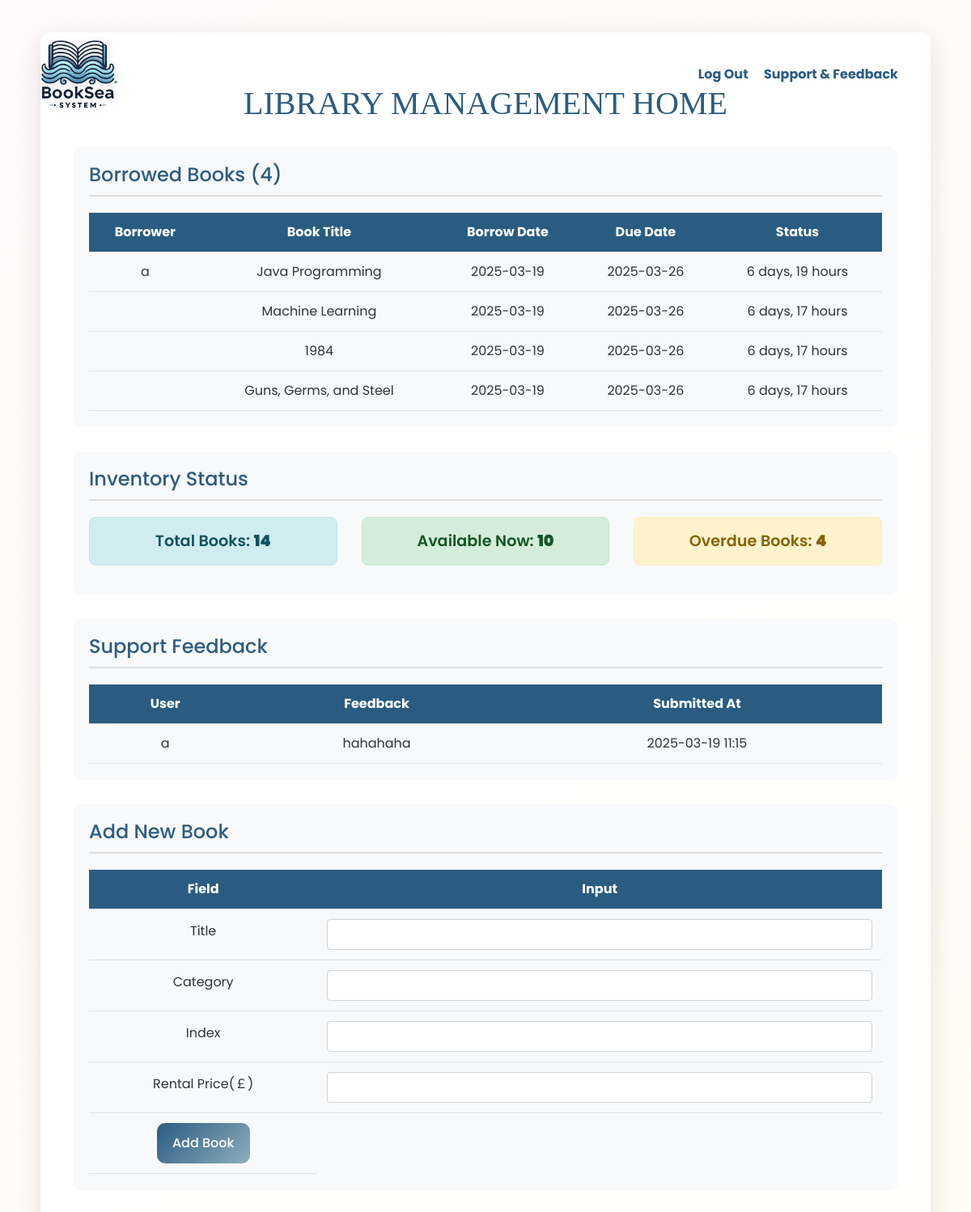
The page /home/manager_home/ on the database its author committed.
### pages/models.py (models this page shows, shortened)
class Book(models.Model):
    title = models.CharField(max_length=200)
    category = models.CharField(max_length=100)
    index = models.CharField(max_length=50, unique=True)
    is_available = models.BooleanField(default=True)
    img = models.CharField(max_length=255, default="/img/book.jpg")
    rental_price = models.FloatField(null=True)
    borrow_date = models.DateTimeField(null=True, blank=True)
    due_date = models.DateTimeField(null=True, blank=True)
    is_overdue = models.BooleanField(default=False)
    borrower = models.ForeignKey(User, on_delete=models.SET_NULL, null=True, blank=True, related_name="borrowed_books")

class User(AbstractBaseUser):
    objects = UserManager()
    USERNAME_FIELD = 'username'
    class UserRole(models.IntegerChoices):
        CUSTOMER = 1, 'Customer'
        MANAGER = 10, 'Manager'
    username = models.CharField(max_length=20, unique=True)
    display_name = models.CharField(max_length=30)
    role = models.IntegerField(
        choices=UserRole.choices, default=UserRole.CUSTOMER)
    email = models.CharField(max_length=50, unique=True)
    birthday = models.DateField(null=True, blank=True)
    college = models.CharField(max_length=100, blank=True)
    balance = models.FloatField(null=True)

class Support(models.Model):
    user = models.ForeignKey(User, on_delete=models.SET_NULL, null=True, blank=True)
    support_message = models.TextField()
    created_at = models.DateTimeField(auto_now_add=True)

### pages/views.py (the view)
# urls.py: path("home/manager_home/",manager_home, name="manager_home"),
def manager_home(request):
    borrowed_books = Book.objects.filter(
        is_available=False
    ).select_related('borrower')
    for book in borrowed_books:
        if book.due_date:
            book.is_overdue = book.due_date < timezone.now()
    stats = {
        'total_books': Book.objects.count(),
        'available_books': Book.objects.filter(is_available=True).count(),
        'overdue_books': Book.objects.filter(
            is_overdue=book.is_overdue,
            is_available=False
        ).count()
    }
    support_messages = Support.objects.all().order_by("-created_at")  # 按时间倒序排列
    return render(request, 'pages/manager_home.html', {
        'borrowed_books': borrowed_books,
        'stats': stats,
        "support_messages": support_messages
    })

### pages/templates/pages/manager_home.html (shortened to what this page needs)
<!DOCTYPE html>
<html lang="en">
{% load static %}
<head>
    <link href="https://stackpath.bootstrapcdn.com/bootstrap/4.5.2/css/bootstrap.min.css" rel="stylesheet">
    <link rel="stylesheet" href="https://cdnjs.cloudflare.com/ajax/libs/font-awesome/6.0.0/css/all.min.css">
</head>
<body>
    <img src="{% static '/img/image1.PNG' %}" class="top-left-logo">
    <div class="container">
        <div class="top-nav">
            <a href="{% url 'signout' %}">Log Out</a>
            <a href="{% url 'support' %}">Support & Feedback</a>
        </div>
        <h1>LIBRARY MANAGEMENT HOME</h1>
        <div class="management-section">
            <h3>Borrowed Books ({{ borrowed_books|length }})</h3>
            <table class="loan-table">
                <thead>
                    <tr>
                        <th>Borrower</th>
                        <th>Book Title</th>
                        <th>Borrow Date</th>
                        <th>Due Date</th>
                        <th>Status</th>
                    </tr>
                </thead>
                <tbody>
                    {% for book in borrowed_books %}
                    <tr class="{% if book.is_overdue %}status-overdue{% endif %}">
                        <td>{{ book.borrower.username }}</td>
                        <td>{{ book.title }}</td>
                        <td>{{ book.borrow_date|date:"Y-m-d" }}</td>
                        <td>{{ book.due_date|date:"Y-m-d" }}</td>
                        <td>
                            {% if book.is_overdue %}
                                <span class="status-overdue">OVERDUE</span>
                            {% else %}
                                {{ book.due_date|timeuntil }}
                            {% endif %}
                        </td>
                    </tr>
                    {% empty %}
                    <tr>
                        <td colspan="5" class="text-center">No books currently borrowed</td>
                    </tr>
                    {% endfor %}
                </tbody>
            </table>
        </div>
        <div class="management-section">
            <h3>Inventory Status</h3>
            <div class="row">
                <div class="col-md-4">
                    <div class="alert alert-info">
                        Total Books: <strong>{{ stats.total_books }}</strong>
                    </div>
                </div>
                <div class="col-md-4">
                    <div class="alert alert-success">
                        Available Now: <strong>{{ stats.available_books }}</strong>
                    </div>
                </div>
                <div class="col-md-4">
                    <div class="alert alert-warning">
                        Overdue Books: <strong>{{ stats.overdue_books }}</strong>
                    </div>
                </div>
            </div>
        </div>
        <div class="management-section">
            <h3>Support Feedback</h3>
            <table class="loan-table">
                <thead>
                    <tr>
                        <th>User</th>
                        <th>Feedback</th>
                        <th>Submitted At</th>
                    </tr>
                </thead>
                <tbody>
                    {% for feedback in support_messages %}
                    <tr>
                        <td>{{ feedback.user.username}}</td>
                        <td>{{ feedback.support_message }}</td>
                        <td>{{ feedback.created_at|date:"Y-m-d H:i" }}</td>
                    </tr>
                    {% empty %}
                    <tr>
                        <td colspan="3" class="text-center">No feedback submitted yet</td>
                    </tr>
                    {% endfor %}
                </tbody>
            </table>
        </div>
        <div class="management-section">
            <h3>Add New Book</h3>
            <form class="book-form" method="POST" action="{% url 'add_book' %}" onsubmit="return handleSubmit(event);">
                <table class="loan-table">
                    <thead>
                        <tr><th>Field</th><th>Input</th></tr>
                    </thead>
                    <tbody>
                        <tr>
                            <td><label>Title</label></td>
                            <td><input type="text" name="title" class="form-control" required></td>
                        </tr>
                        <tr>
                            <td><label>Category</label></td>
                            <td><input type="text" name="category" class="form-control" required></td>
                        </tr>
                        <tr>
                            <td><label>Index</label></td>
                            <td><input type="text" name="index" class="form-control" required></td>
                        </tr>
                        <tr>
                            <td><label>Rental Price(￡)</label></td>
                            <td>
                                <div class="input-group">
                                    <input type="number" name="rental_price" class="form-control" step="0.01" min="0" required>
                                </div>
                            </td>
                        </tr>
                        <tr>
                            <td>
                                <button type="submit" class="add-btn">Add Book</button>
                            </td>
                        </tr>
                    </tbody>
                </table>
            </form>
        </div>
    </div>
</body>
</html>

### pages/templates/pages/manager_home.html (style rules this page uses)
:root { --primary: #2A5C82; --secondary: #E8B48C; --accent: #8EAEBD; --border: #ddd; }
body { background: linear-gradient(135deg, #FFF9FB 0%, #FEFCF3 100%); color: #2D3436; min-height: 100vh; font-family: 'Poppins', sans-serif; padding: 40px 20px; position: relative; }
.top-left-logo { position: absolute; top: 20px; left: 20px; width: 150px; filter: drop-shadow(2px 2px 4px rgba(0,0,0,0.1)); }
.container { max-width: 1100px; margin: auto; background: rgba(255, 255, 255, 0.95); padding: 40px; border-radius: 12px; box-shadow: 0 8px 32px rgba(0, 0, 0, 0.1); text-align: center; }
.top-nav { text-align: right; }
.top-nav a { margin-left: 15px; color: var(--primary); text-decoration: none; font-weight: bold; transition: color 0.3s ease; }
h1 { font-family: 'Playfair Display', serif; font-size: 2.5rem; color: var(--primary); margin-bottom: 1.5rem; }
.management-section { margin: 30px 0; padding: 20px; border-radius: 10px; background: #f8f9fa; text-align: left; }
.management-section h3 { font-size: 1.5rem; color: var(--primary); border-bottom: 2px solid var(--border); padding-bottom: 10px; margin-bottom: 20px; }
.loan-table { width: 100%; margin-top: 20px; border-collapse: collapse; }
.loan-table th, .loan-table td { padding: 12px; border-bottom: 1px solid #dee2e6; text-align: center; }
.loan-table th { background: var(--primary); color: white; font-weight: bold; }
.add-btn { background: linear-gradient(135deg, var(--primary) 0%, var(--accent) 100%); color: white !important; padding: 0.8rem 1.2rem; border: none; border-radius: 10px; font-weight: 500; transition: all 0.3s ease; cursor: pointer; }
.alert-info, .alert-success, .alert-warning { font-size: 1.2rem; font-weight: 600; text-align: center; padding: 15px; border-radius: 8px; }

### rows shown on the page
Book: borrower.username "a", title "Java Programming", borrow_date "2025-03-19", due_date "2025-03-26", due_date "6 days, 19 hours"
Book: title "Machine Learning", borrow_date "2025-03-19", due_date "2025-03-26", due_date "6 days, 17 hours"
Book: title "1984", borrow_date "2025-03-19", due_date "2025-03-26", due_date "6 days, 17 hours"
Book: title "Guns, Germs, and Steel", borrow_date "2025-03-19", due_date "2025-03-26", due_date "6 days, 17 hours"
Support: user.username "a", support_message "hahahaha", created_at "2025-03-19 11:15"

### other values the page prints
{{ borrowed_books|length }} "4"
{{ stats.total_books }} "14"
{{ stats.available_books }} "10"
{{ stats.overdue_books }} "4"
